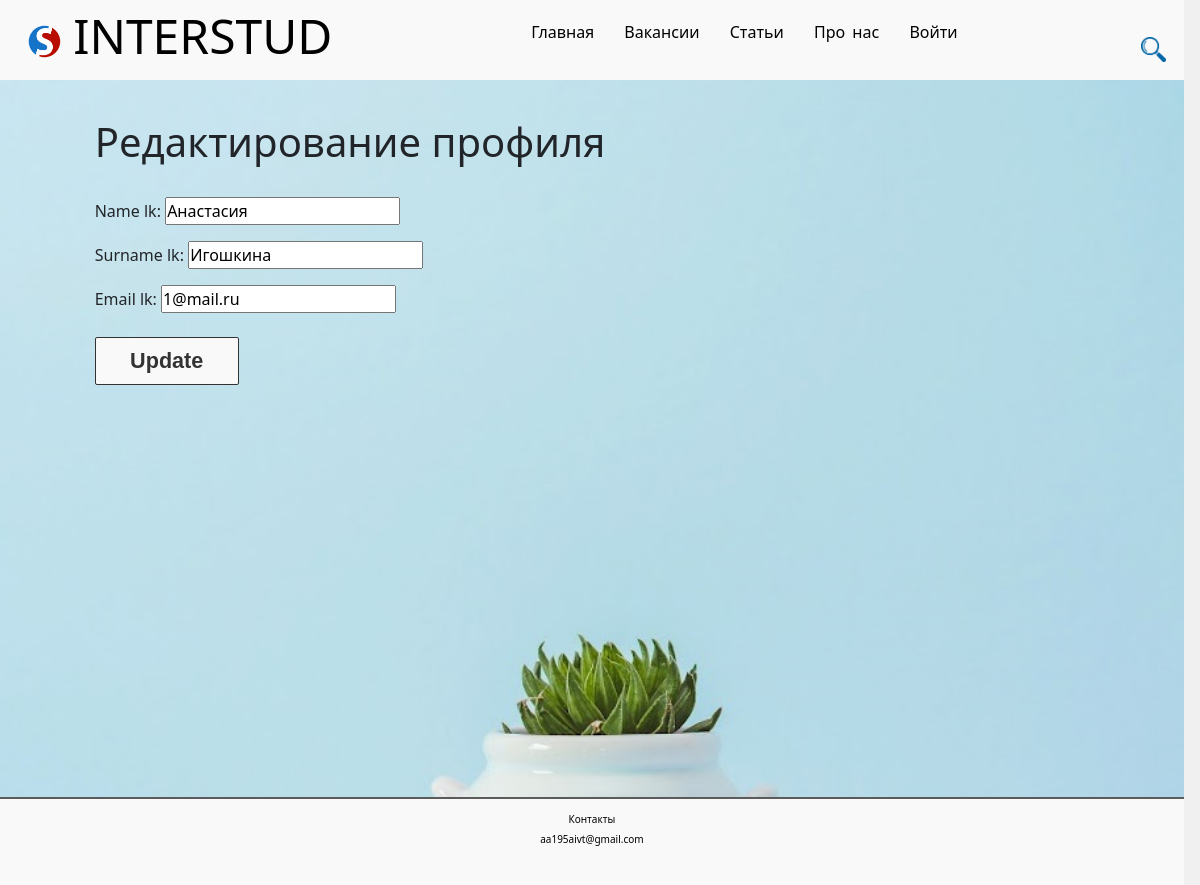
Screenshot of /account/liked/2/edit with the database file from the repository.
### account/models.py (models this page shows, shortened)
class LK(models.Model):
    lk_user = models.ForeignKey(User, related_name='lk_user', on_delete=models.CASCADE)
    name_lk=models.CharField(max_length=50)
    surname_lk=models.CharField(max_length=50)
    email_lk=models.EmailField()
    upload = models.FileField(upload_to ='uploads/')

### account/views.py (the view)
# urls.py: path('liked/<int:pk>/edit', BlogUpdateView.as_view() , name='edit'),
class BlogUpdateView(UpdateView): # Новый класс
    model = LK
    template_name = 'account/edit.html'
    fields = ['name_lk', 'surname_lk', 'email_lk']
    success_url = reverse_lazy('liked')
    widgets={
            "surname_lk": Textarea(attrs={
                'class': 'form-control',
                'label': 'Комментарий',
                'style': 'height:15vh; margin-top:1vw;  width: 40vw;'
            })
        }

### account/templates/account/edit.html (shortened to what this page needs)
{% extends 'main/layout.html' %}
{% block content %}
<div class="edit">
    <h1>Редактирование профиля</h1>
    <form action="" method="post">
    {{ form.as_p }}
    <input class="button_form" type="submit" value="Update">
    </form>
</div>
{% endblock %}

### main/static/main/css/main.css (style rules this page uses)
* { margin: 0; padding: 0; box-sizing: border-box; }
html, body { background-color: rgb(239, 240, 239); width:98.65vw; height:100vh; }
.edit { background: url("/media/kaktus.jpg"); background-size: 100% auto; width: 98.65vw; height: 99.65vh; padding: 10% 5% 10% 8%; }
.edit h1 { margin-bottom: 3%; }
.button_form { position: relative; display: flex; justify-content:center; padding: 0.3vw 1vh 0.3vw 1vh; margin: 3vh 0px 4vh 0vw; width: 12vw; height: 6vh; text-align: center; font-size: 2.7vh; color: rgb(52, 51, 51); font-family: sans-serif; font-weight: bold; text-decoration:none; background: #f9f9f9; border: 1px rgb(52, 51, 51) solid; border-radius: 2px; }

### rows the page displays
LK: name_lk "Анастасия", surname_lk "Игошкина", email_lk "1@mail.ru"
